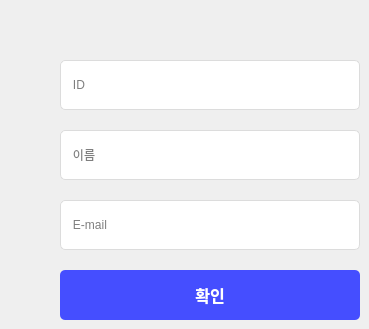
       <widget class="QWidget" name="findPW">
        <attribute name="title">
         <string>비밀번호 찾기</string>
        </attribute>
        <widget class="QLineEdit" name="input_findPW_ID">
         <property name="geometry">
          <rect>
           <x>60</x>
           <y>60</y>
           <width>300</width>
           <height>50</height>
          </rect>
         </property>
         <property name="styleSheet">
          <string notr="true">border: 1px solid rgb(220, 220, 220);
border-radius:5px;</string>
         </property>
         <property name="placeholderText">
          <string>   ID</string>
         </property>
        </widget>
        <widget class="QLineEdit" name="input_findPW_EMAIL">
         <property name="geometry">
          <rect>
           <x>60</x>
           <y>200</y>
           <width>300</width>
           <height>50</height>
          </rect>
         </property>
         <property name="styleSheet">
          <string notr="true">border: 1px solid rgb(220, 220, 220);
border-radius:5px;</string>
         </property>
         <property name="placeholderText">
          <string>   E-mail</string>
         </property>
        </widget>
        <widget class="QLineEdit" name="input_findPW_NAME">
         <property name="geometry">
          <rect>
           <x>60</x>
           <y>130</y>
           <width>300</width>
           <height>50</height>
          </rect>
         </property>
         <property name="styleSheet">
          <string notr="true">border: 1px solid rgb(220, 220, 220);
border-radius:5px;</string>
         </property>
         <property name="placeholderText">
          <string>   이름</string>
         </property>
        </widget>
        <widget class="QPushButton" name="btn_join_3">
         <property name="geometry">
          <rect>
           <x>60</x>
           <y>270</y>
           <width>300</width>
           <height>50</height>
          </rect>
         </property>
         <property name="font">
          <font>
           <family>맑은 고딕 Semilight</family>
           <pointsize>12</pointsize>
           <bold>true</bold>
          </font>
         </property>
         <property name="focusPolicy">
          <enum>Qt::StrongFocus</enum>
         </property>
         <property name="styleSheet">
          <string notr="true">color: rgb(255, 255, 255);
background-color: rgb(69, 78, 255);
border-radius:5px;</string>
         </property>
         <property name="text">
          <string>확인</string>
         </property>
        </widget>
       </widget>
